Frame 1 (no input): blank canvas, image omitted
Frame 60 (the mouse pressed at the canvas centre just before this capture): blank canvas, image omitted
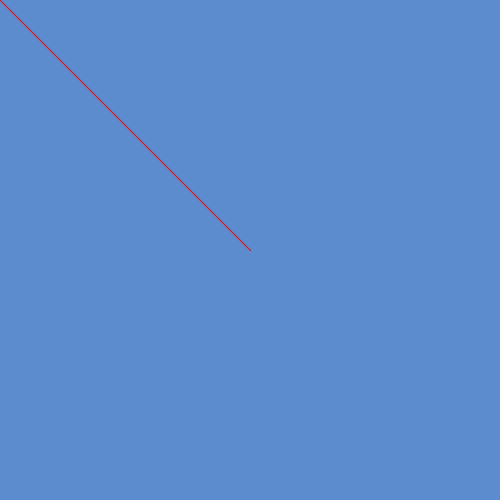
Frame 120 (the mouse held since frame 60 and released just before this capture)

The Processing sketch whose frames 1 and 60 were blank and that drew this single picture after the mouse press (run headless with seeded random() and noise(); from frame 60 on, the mouse is pressed at the canvas centre):

// Processing sketch: week01_5_stroke_keypressed_change_stroke
// ── week01_5_stroke_keypressed_change_stroke.pde
void setup(){
size(500,500);
background(#5C8CCE);
stroke(255,0,0);
}
void draw(){
  if(mousePressed){
    line(mouseX,mouseY,pmouseX,pmouseY);
  }
}
void keyPressed(){
  if(key=='1') stroke(#D258DB);
  if(key=='2') stroke(#32BFB2);
  if(key=='3') stroke(#E5CD43);
}
